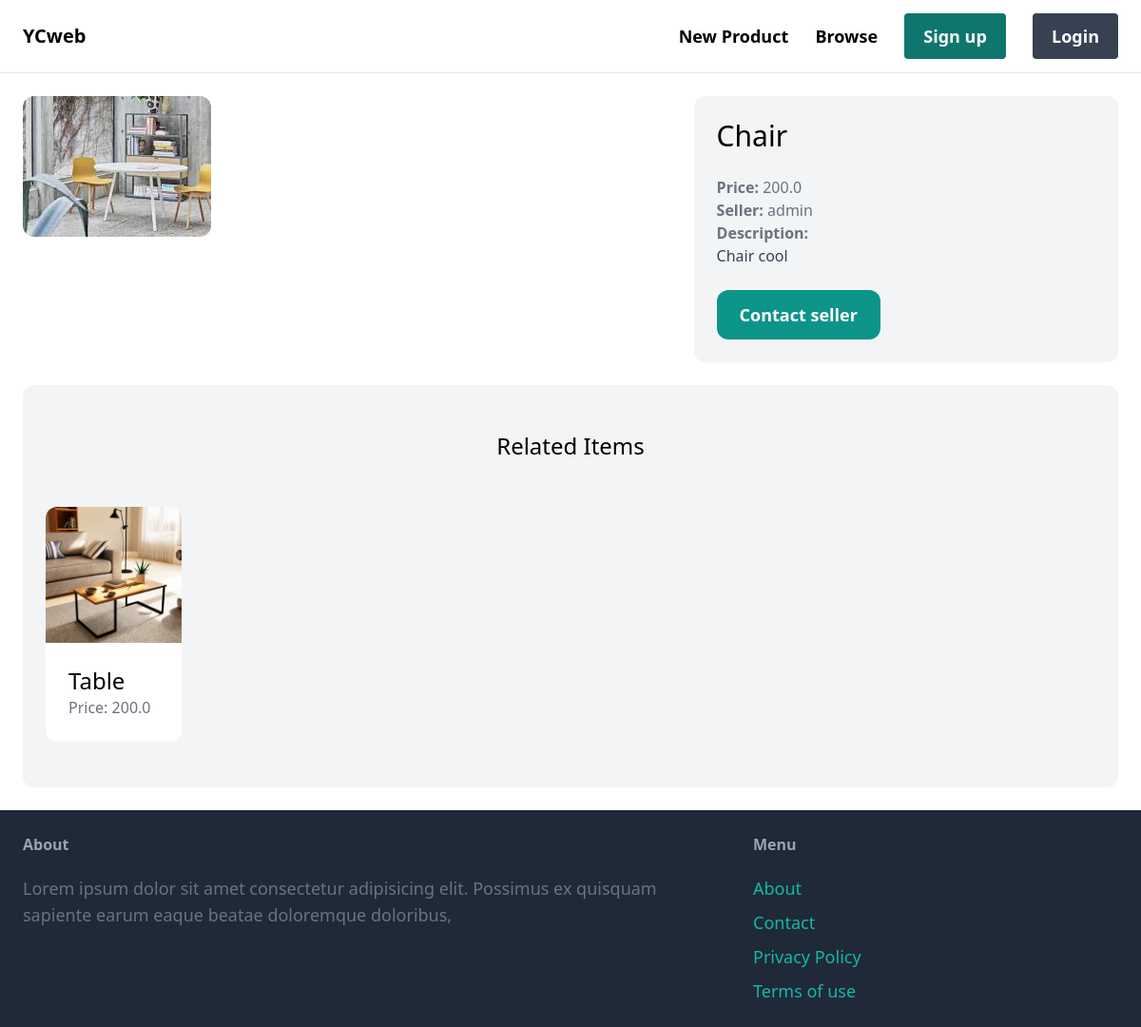
Page /items/5 on the earlier database version.
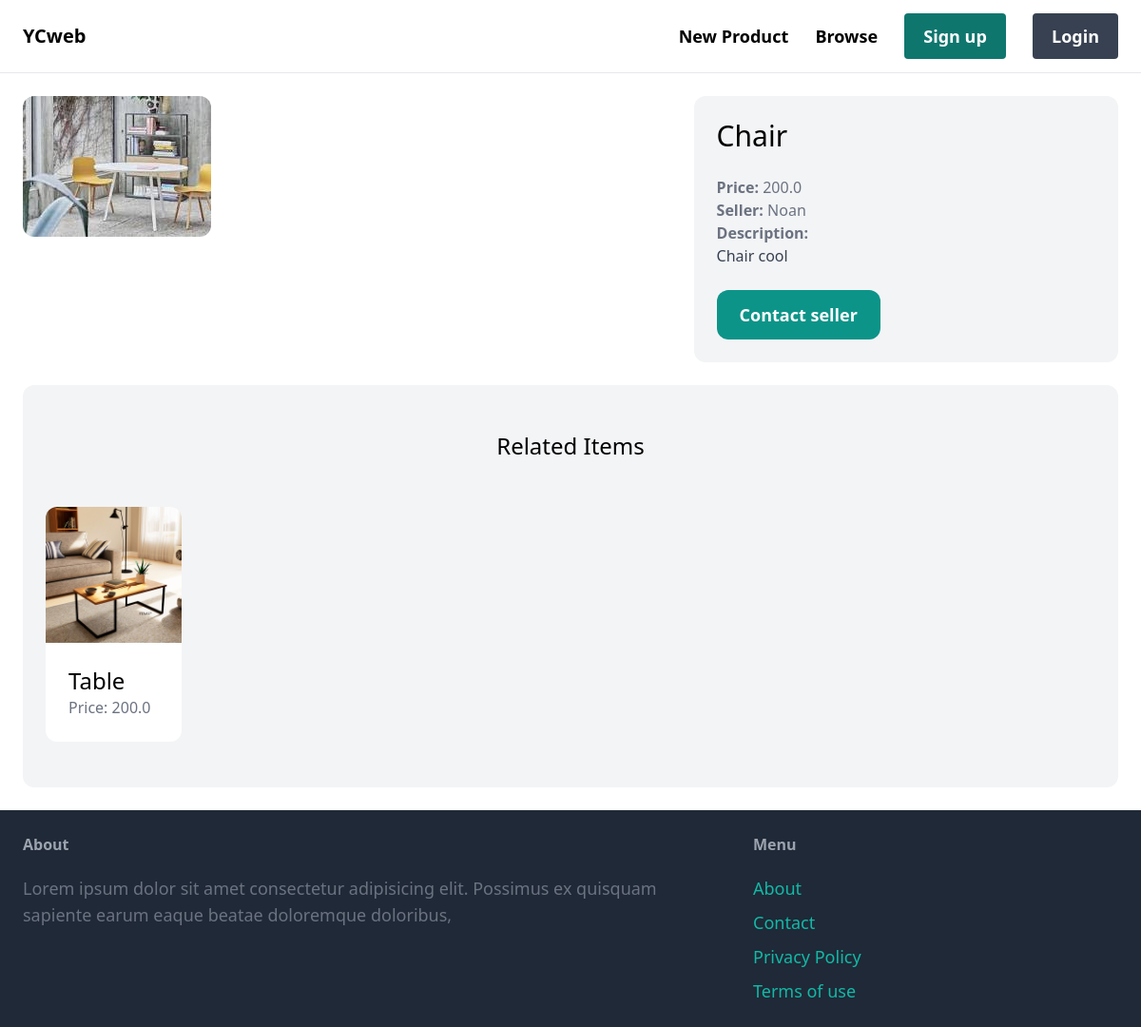
Same page on the later database version.
### item/models.py (models this page shows, shortened)
class Item(models.Model):
    category = models.ForeignKey(Category, related_name='items', on_delete=models.CASCADE)
    name = models.CharField(max_length=255)
    description = models.TextField(blank=True, null=True)
    price = models.FloatField()
    image = models.ImageField(upload_to='item_images', blank=True, null=True)
    is_sold = models.BooleanField(default=False)
    created_by = models.ForeignKey(User, related_name='items', on_delete=models.CASCADE)
    created_at = models.DateTimeField(auto_now_add=True)

### item/views.py (the view)
# urls.py: path('<int:pk>', views.detail, name='detail'),
def detail(request, pk):
    item = get_object_or_404(Item, pk=pk)
    related_items = Item.objects.filter(category=item.category, is_sold=False).exclude(pk=pk)[0:3]
    return render(request, 'item/detail.html', {
        'item': item,
        'related_items': related_items
    })

### item/templates/item/detail.html (shortened to what this page needs)
{% extends 'core/base.html' %}
{% block content %}
<div class="grid grid-cols-5 gap-6">
    <div class="col-span-3">
        <img src="{{ item.image.url }}" class="rounded-xl">
    </div>
    <div class="col-span-2 p-6 bg-gray-100 rounded-xl">
        <h1 class="mb-6 text-3xl">{{ item.name }}</h1>
        <p class="text-gray-500"><strong>Price: </strong>{{ item.price }}</p>
        <p class="text-gray-500"><strong>Seller: </strong>{{ item.created_by.username }}</p>
        {% if item.description %}
        <p class="text-gray-700">
            <strong class="text-gray-500">Description: </strong><br>
            {{ item.description }}
        </p>
        {% endif %}
        {% if request.user == item.created_by %}
            <div class="mt-6 p-6 bg-white rounded-xl">
                <p>This is your item</p>
                <a href="{% url 'item:edit' item.id %}" class="inline-block mt-6 px-6 py-3 text-lg font-semibold bg-teal-700 text-white rounded">Editar</a>
                <a href="{% url 'item:delete' item.id %}" class="inline-block mt-6 px-6 py-3 text-lg font-semibold bg-red-500 text-white rounded">Delete</a>
            </div>
        {% else %}
        <a href="{% url 'conversation:new' item.id %}" class="inline-block mt-6 px-6 py-3 text-lg font-semibold bg-teal-600 text-white rounded-xl hover:bg-teal-700">Contact seller</a>
        {% endif %}
    </div>
</div>
<div class="mt-6 px-6 py-12 bg-gray-100 rounded-xl">
    <h2 class="mb-12 text-2xl text-center">Related Items</h2>
    <div class="grid grid-cols-5 gap-2">
        {% for item in related_items %}
        <div>
            <a href="{% url 'item:detail' item.id %}">
                <div>
                    <img src={{ item.image.url }} class="rounded-t-xl w-2/3 h-auto">
                </div>
                <div class="p-6 bg-white rounded-b-xl w-2/3 h-auto">
                    <h2 class="text-2xl">{{ item.name }}</h2>
                    <p class="text-gray-500">Price: {{ item.price }}</p>
                </div>
            </a>
        </div>
        {% endfor %}
    </div>
</div>
{% endblock %}

Differences in the rows shown:
changed Item "Chair": created_by.username "admin" → "Noan"
